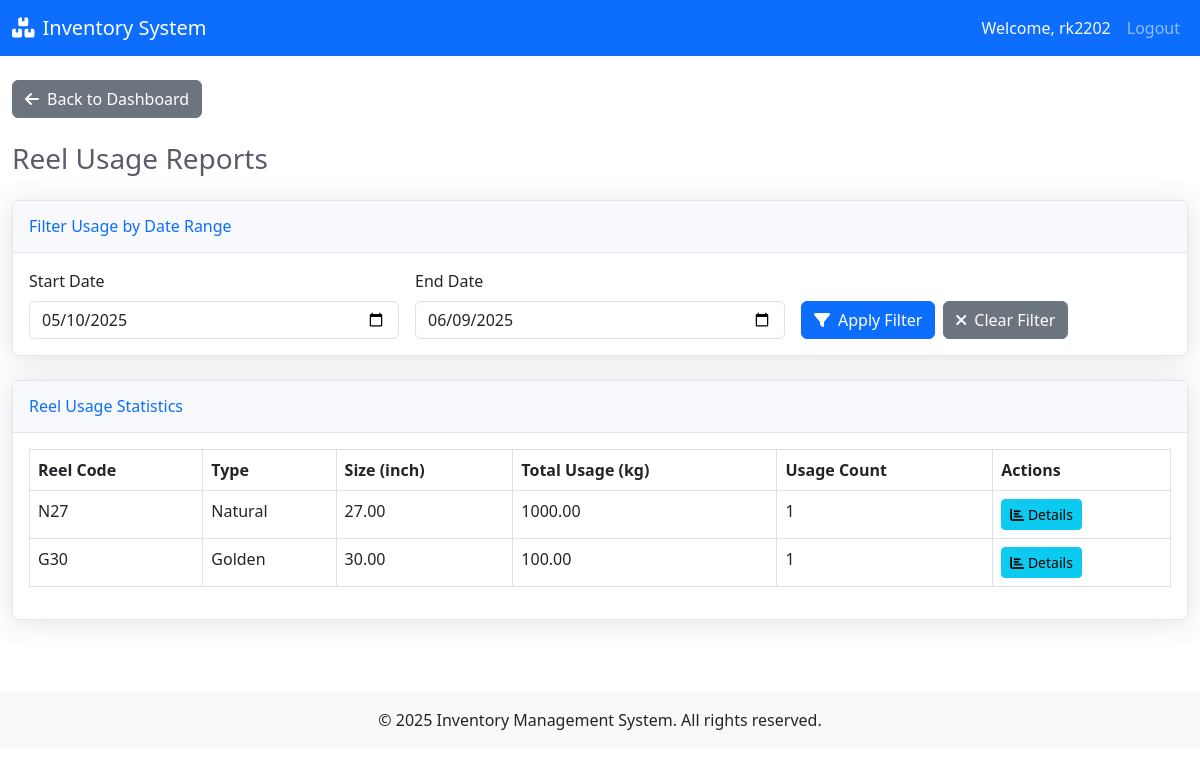
Screenshot of /reports/ (signed in) with the database file from the repository.
### inventory/models.py (models this page shows, shortened)
class Reel(models.Model):
    user = models.ForeignKey(CustomUser, on_delete=models.CASCADE)
    REEL_TYPE_CHOICES = [
        ('natural','Natural'),
        ('golden','Golden'),
    ]
    reel_code = models.CharField(max_length=50, help_text="Code for this reel")
    reel_type = models.CharField(max_length=20, choices=REEL_TYPE_CHOICES, help_text="Type of reel: Natural or Golden")
    size_inch = models.DecimalField(max_digits=5, decimal_places=2, help_text="Size in inch (e.g., 26.00 to 52.00)")
    weight_kg = models.DecimalField(max_digits=10, decimal_places=2, help_text="Weight of the reel in kg")
    current_stock = models.DecimalField(
        max_digits=10, decimal_places=2, default=Decimal("0.00"), editable=True, help_text="Current stock available in kg"
    )
    created_at = models.DateTimeField(null=True, blank=True)
    updated_at = models.DateTimeField(null=True, blank=True)
    class Meta:
        ordering = ['reel_code']

### inventory/views.py (the view)
# urls.py: path('reports/', views.ReportsView.as_view(), name='reports'),
class ReportsView(TemplateView):
    template_name = 'inventory/reports.html'
    def get(self, request, *args, **kwargs):
        user_id = request.session.get('user_id')
        if not user_id:
            return redirect('login')
        reels = Reel.objects.filter(user_id=user_id)
        total_stock = reels.aggregate(Sum('current_stock'))['current_stock__sum'] or 0
        total_reels = reels.count()
        low_stock_count = reels.filter(current_stock__lte=LOW_STOCK_THRESHOLD).count()
        avg_stock = total_stock / total_reels if total_reels else 0
        start_date = request.GET.get('start_date', None)
        end_date = request.GET.get('end_date', None)
        usage_data = DailyUsage.objects.filter(user_id=user_id)
        if start_date:
            usage_data = usage_data.filter(usage_date__gte=start_date)
        if end_date:
            usage_data = usage_data.filter(usage_date__lte=end_date)
        monthly_usage = usage_data.values('usage_date__year', 'usage_date__month').annotate(
            total_used=Sum('used_weight'),
            reel_count=Count('reel', distinct=True)
        ).order_by('usage_date__year', 'usage_date__month')
        reel_usage = usage_data.values(
            'reel__id', 'reel__reel_code', 'reel__reel_type', 'reel__size_inch'
        ).annotate(
            total_usage=Sum('used_weight'),
            usage_count=Count('id')
        ).order_by('-total_usage')
        context = {
            'total_stock': total_stock,
            'total_reels': total_reels,
            'low_stock_count': low_stock_count,
            'avg_stock': avg_stock,
            'monthly_usage': monthly_usage,
            'reel_usage': reel_usage,
            'start_date': start_date,
            'end_date': end_date,
        }
        return render(request, self.template_name, context)

### inventory/templates/inventory/reports.html (shortened to what this page needs)
{% extends 'base.html' %}
{% load static %}
{% block content %}
<div class="container-fluid py-4">
    <div class="mb-4">
        <a href="{% url 'dashboard' %}" class="btn btn-secondary">
            <i class="fas fa-arrow-left me-2"></i>Back to Dashboard
        </a>
    </div>
    <div class="d-flex justify-content-between align-items-center mb-4">
        <h1 class="h3 mb-0 text-gray-800">Reel Usage Reports</h1>
    </div>
    <div class="card shadow mb-4">
        <div class="card-header py-3">
            <h6 class="m-0 font-weight-bold text-primary">Filter Usage by Date Range</h6>
        </div>
        <div class="card-body">
            <form method="get" class="row g-3">
                <div class="col-md-4">
                    <label for="start_date" class="form-label">Start Date</label>
                    <input type="date" class="form-control" id="start_date" name="start_date" value="{{ start_date }}">
                </div>
                <div class="col-md-4">
                    <label for="end_date" class="form-label">End Date</label>
                    <input type="date" class="form-control" id="end_date" name="end_date" value="{{ end_date }}">
                </div>
                <div class="col-md-4 d-flex align-items-end">
                    <button type="submit" class="btn btn-primary me-2">
                        <i class="fas fa-filter me-2"></i>Apply Filter
                    </button>
                    <a href="{% url 'reports' %}" class="btn btn-secondary">
                        <i class="fas fa-times me-2"></i>Clear Filter
                    </a>
                </div>
            </form>
        </div>
    </div>
    <div class="card shadow mb-4">
        <div class="card-header py-3">
            <h6 class="m-0 font-weight-bold text-primary">Reel Usage Statistics</h6>
        </div>
        <div class="card-body">
            <div class="table-responsive">
                <table class="table table-bordered">
                    <thead>
                        <tr>
                            <th>Reel Code</th>
                            <th>Type</th>
                            <th>Size (inch)</th>
                            <th>Total Usage (kg)</th>
                            <th>Usage Count</th>
                            <th>Actions</th>
                        </tr>
                    </thead>
                    <tbody>
                        {% for usage in reel_usage %}
                        <tr>
                            <td>{{ usage.reel__reel_code }}</td>
                            <td>{{ usage.reel__reel_type|title }}</td>
                            <td>{{ usage.reel__size_inch }}</td>
                            <td>{{ usage.total_usage|floatformat:2 }}</td>
                            <td>{{ usage.usage_count }}</td>
                            <td>
                                <a href="{% url 'reel_report' usage.reel__id %}" class="btn btn-info btn-sm">
                                    <i class="fas fa-chart-bar"></i> Details
                                </a>
                            </td>
                        </tr>
                        {% empty %}
                        <tr>
                            <td colspan="6" class="text-center">No usage data found for the selected date range.</td>
                        </tr>
                        {% endfor %}
                    </tbody>
                </table>
            </div>
        </div>
    </div>
</div>
{% endblock %}

### inventory/templates/base.html (style rules this page uses)
.text-gray-800 { color: #5a5c69 !important; }
.card { position: relative; display: flex; flex-direction: column; min-width: 0; word-wrap: break-word; background-color: #fff; background-clip: border-box; border: 1px solid #e3e6f0; border-radius: 0.35rem; }
.card-header { background-color: #f8f9fc; border-bottom: 1px solid #e3e6f0; }
.shadow { box-shadow: 0 0.15rem 1.75rem 0 rgba(58, 59, 69, 0.15) !important; }

### rows the page displays
Reel: reel__reel_code "N27", reel__reel_type "Natural", reel__size_inch "27.00", total_usage "1000.00", usage_count "1"
Reel: reel__reel_code "G30", reel__reel_type "Golden", reel__size_inch "30.00", total_usage "100.00", usage_count "1"

### other values shown
{{ request.session.username }} "rk2202"
